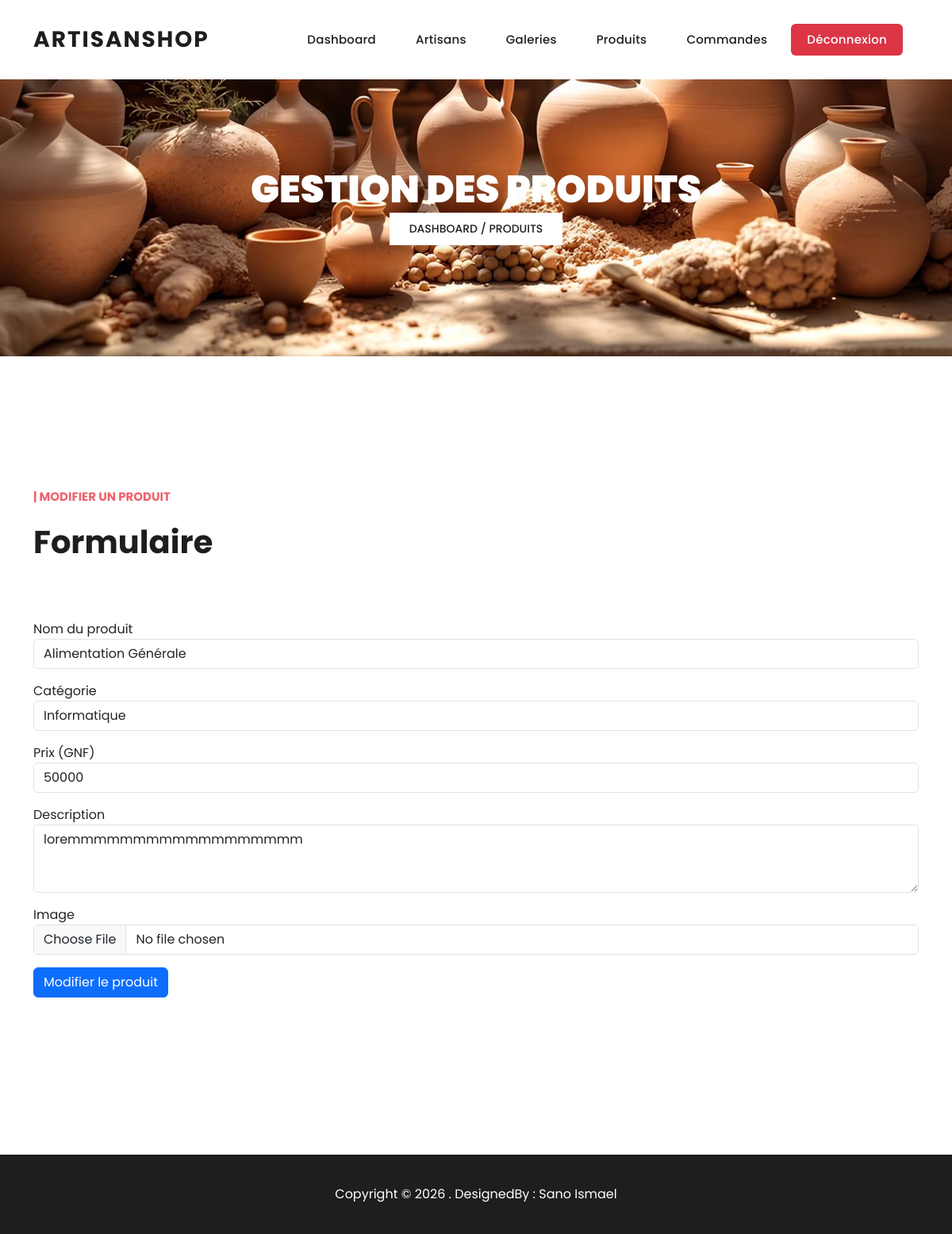
The app's page /administration/produit/modifier_produit.php?id=1 with its own data.
### tables this page shows
CREATE TABLE `produits` (
  `id` int(11) NOT NULL,
  `nom` varchar(255) NOT NULL,
  `categorie` varchar(255) NOT NULL,
  `prix` int(11) NOT NULL,
  `image` varchar(255) NOT NULL,
  `description` text NOT NULL,
  `created_at` timestamp NOT NULL DEFAULT current_timestamp(),
  `updated_at` timestamp NOT NULL DEFAULT current_timestamp()
);

### Backend/Produit/produit.php (called while the page is built, shortened)
<?php
    class Produits {
        private $pdo;
        public function __construct($pdo)
        {
            $this->pdo = $pdo;
        }
        public function Search($id) {
            $requete = $this->pdo->prepare("SELECT * FROM produits WHERE id = :id");
            $requete->execute([
                ':id' => $id
            ]);
            $liste = $requete->fetchAll(PDO::FETCH_ASSOC);
            return $liste;
        }
    }

### administration/produit/modifier_produit.php (the view, shortened to what this page needs)
<?php
require_once __DIR__ . "/../../Config/db.php";
require_once __DIR__ . "/../../Backend/Produit/produit.php";
$pdo = connectionDB();
$produitInstance = new Produits($pdo);
$id = $_GET['id'];
    $produit = $produitInstance->Search($id);
    $nom = $produit[0]['nom'];
    $categorie = $produit[0]['categorie'];
    $prix = $produit[0]['prix'];
    $description = $produit[0]['description'];
?>
<!DOCTYPE html>
<html lang="fr">
<head>
    <link href="../../vendor/bootstrap/css/bootstrap.min.css" rel="stylesheet">
    <link rel="stylesheet" href="../../assets/css/fontawesome.css">
    <link rel="stylesheet" href="../../assets/css/templatemo-villa-agency.css">
</head>
<body>
<?php require_once __DIR__ . "/../header.php"; ?>
<div class="page-heading header-text">
    <div class="container">
        <div class="row">
            <div class="col-lg-12 text-center">
                <h3>Gestion des Produits</h3>
                <span class="breadcrumb">Dashboard / Produits</span>
            </div>
        </div>
    </div>
</div>
<div class="section py-5">
    <div class="container">
        <div class="row">
            <div class="col-lg-12">
                <div class="section-heading">
                    <h6>| Modifier un Produit</h6>
                    <h2>Formulaire</h2>
                </div>
                <form action="" method="post" enctype="multipart/form-data">
                    <div class="mb-3">
                        <label>Nom du produit</label>
                        <input type="text" name="nom" class="form-control" value="<?= $nom ?>" >
                    </div>
                    <div class="mb-3">
                        <label>Catégorie</label>
                        <input type="text" name="categorie" class="form-control" value="<?= $categorie ?>" >
                    </div>
                    <div class="mb-3">
                        <label>Prix (GNF)</label>
                        <input type="number" name="prix" class="form-control" value="<?= $prix ?>">
                    </div>
                    <div class="mb-3">
                        <label>Description</label>
                        <textarea name="description" class="form-control" rows="3" placeholder="Description du produit..." ><?php echo $description; ?></textarea>
                    </div>
                    <div class="mb-3">
                        <label>Image</label>
                        <input type="file" name="image" class="form-control" accept="image/*" >
                    </div>
                    <button type="submit" class="btn btn-primary">Modifier le produit</button>
                </form>
            </div>
        </div>
    </div>
</div>
    <?php require_once __DIR__ . "/../../footer.php"; ?>
</body>
</html>

### assets/css/templatemo-villa-agency.css (style rules this page uses)
html, body, div, span, applet, object, iframe, h1, h2, h3, h4, h5, h6, p, blockquote, div pre, a, abbr, acronym, address, big, cite, code, del, dfn, em, font, img, ins, kbd, q, s, samp, small, strike, strong, sub, sup, tt, var, b, u, i, center, dl, dt, dd, ol, ul, li, figure, header, nav, section, article, aside, footer, figcaption { margin: 0; padding: 0; border: 0; outline: 0; }
* { box-sizing: border-box; }
html, body { font-family: 'Poppins', sans-serif; -ms-text-size-adjust: 100%; -webkit-font-smoothing: antialiased; -moz-osx-font-smoothing: grayscale; }
h1, h2, h3, h4, h5, h6 { color: #1e1e1e; margin-top: 0px; margin-bottom: 0px; font-weight: 700; }
html, body { font-family: 'Poppins', sans-serif; }
.section { margin-top: 120px; }
.section-heading { margin-bottom: 70px; }
.section-heading h2 { font-size: 40px; font-weight: 700; text-transform: capitalize; margin-top: 20px; line-height: 56px; }
.section-heading h6 { color: #ee626b; font-size: 15px; text-transform: uppercase; font-weight: 700; }
.page-heading { background-image: url(../images/page-heading-bg.jpg); background-position: center bottom; background-repeat: no-repeat; background-size: cover; padding: 110px 0px; text-align: center; }
.page-heading span { background-color: #fff; color: #1e1e1e; font-size: 14px; font-weight: 500; text-transform: uppercase; padding: 10px 25px; display: inline-block; margin-bottom: 30px; }
.page-heading h3 { font-size: 48px; font-weight: 900; text-transform: uppercase; color: #fff; }
body { overflow-x: hidden; }

### records on screen
produits: nom "Alimentation Générale", categorie "Informatique", prix "50000", description "loremmmmmmmmmmmmmmmmmm"
